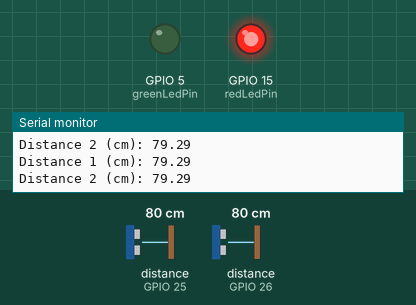
A sketch run on a simulated ESP32. Parts: output pins drawn as LEDs (lit = HIGH), the last lines printed to the serial monitor. Wiring (inferred from the names in the program): 2 × ultrasonic range finder: trigger GPIO 32, echo GPIO 25 / trigger GPIO 33, echo GPIO 26. Inputs (shaded band) come from the test bench; at power-on: distance to the obstacle (sensors on GPIO 26, GPIO 25) 80 cm. The echo pulse lasts 58.3 µs per cm; pins used as bus, display or sensor lines are not drawn.

Above: at 1.8 s.
1.9 s: distance to the obstacle (sensor on GPIO 26) set to 2 cm
At 10.8 s:
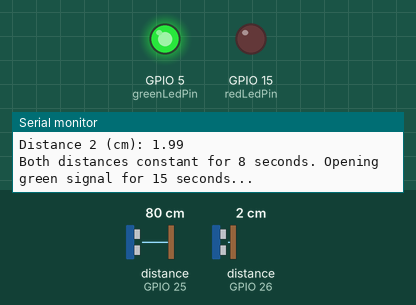
Timing chart, 0 to 33.7 s (numbered marks = the images above; inputs shaded):
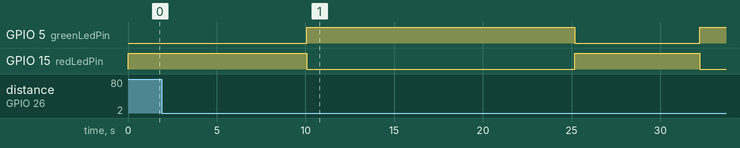

The sketch:

case1.ino
```cpp
const int trigPin1 = 32;        // Trigger pin for the first ultrasonic sensor
const int echoPin1 = 25;        // Echo pin for the first ultrasonic sensor
const int trigPin2 = 33;        // Trigger pin for the second ultrasonic sensor
const int echoPin2 = 26;        // Echo pin for the second ultrasonic sensor
const int greenLedPin = 5;      // Pin for the green traffic light
const int redLedPin = 15;       // Pin for the red traffic light

#define SOUND_VELOCITY 0.034     // Speed of sound used to calculate distance

long duration1, duration2;       // Durations for both sensors
float distanceCm1, distanceCm2;  // Distances for both sensors
float lastDistanceCm1 = -1;      // Last distance value for sensor 1
float lastDistanceCm2 = -1;      // Last distance value for sensor 2
unsigned long lastTime1 = 0;      // Last time for sensor 1
unsigned long lastTime2 = 0;      // Last time for sensor 2
unsigned long greenSignalStartTime = 0; // Start time for green signal
unsigned long redSignalStartTime = 0;    // Start time for red signal
bool signalOpen = false;          // To indicate if the green signal is active
bool redSignalActive = false;     // To indicate if the red signal is active

void setup() {
  Serial.begin(115200);           // Start the serial communication

  // Set up pins for the first ultrasonic sensor
  pinMode(trigPin1, OUTPUT);      // Set trigPin1 as an Output
  pinMode(echoPin1, INPUT);       // Set echoPin1 as an Input

  // Set up pins for the second ultrasonic sensor
  pinMode(trigPin2, OUTPUT);      // Set trigPin2 as an Output
  pinMode(echoPin2, INPUT);       // Set echoPin2 as an Input

  // Set up LED pins
  pinMode(greenLedPin, OUTPUT);   // Set the green LED as an Output
  pinMode(redLedPin, OUTPUT);      // Set the red LED as an Output

  // Initially, set both signals to off
  digitalWrite(greenLedPin, LOW); // Green signal is off
  digitalWrite(redLedPin, HIGH);  // Red signal is on
}

void loop() {
  // Reset the first ultrasonic sensor
  digitalWrite(trigPin1, LOW);
  delayMicroseconds(2);
  digitalWrite(trigPin1, HIGH);
  delayMicroseconds(10);
  digitalWrite(trigPin1, LOW);

  // Read the echo from the first ultrasonic sensor
  duration1 = pulseIn(echoPin1, HIGH);
  distanceCm1 = duration1 * SOUND_VELOCITY / 2;

  // Reset the second ultrasonic sensor
  digitalWrite(trigPin2, LOW);
  delayMicroseconds(2);
  digitalWrite(trigPin2, HIGH);
  delayMicroseconds(10);
  digitalWrite(trigPin2, LOW);

  // Read the echo from the second ultrasonic sensor
  duration2 = pulseIn(echoPin2, HIGH);
  distanceCm2 = duration2 * SOUND_VELOCITY / 2;

  // Print distances on the Serial Monitor
  Serial.print("Distance 1 (cm): ");
  Serial.println(distanceCm1);
  Serial.print("Distance 2 (cm): ");
  Serial.println(distanceCm2);

  // Check if both distances are constant (within 1 cm)
  if (abs(distanceCm1 - lastDistanceCm1) < 1.0 && abs(distanceCm2 - lastDistanceCm2) < 1.0) {
    // If both distances are constant for 8 seconds and green light is not open
    if (millis() - lastTime1 >= 8000 && !signalOpen) {
      Serial.println("Both distances constant for 8 seconds. Opening green signal for 15 seconds...");
      digitalWrite(greenLedPin, HIGH);  // Turn on the green light
      digitalWrite(redLedPin, LOW);     // Turn off the red light
      signalOpen = true;                // Mark the signal as open
      greenSignalStartTime = millis();  // Record the signal open time
    }
  } else {
    // Reset the timer for sensor 1 if the distance changes
    lastTime1 = millis();
  }

  // Check if the green signal is open
  if (signalOpen && millis() - greenSignalStartTime >= 15000) {
    Serial.println("Closing green signal after 15 seconds.");
    digitalWrite(greenLedPin, LOW);    // Turn off the green light
    digitalWrite(redLedPin, HIGH);     // Turn on the red light
    signalOpen = false;                 // Reset the signal state
    lastTime1 = millis();               // Reset the time for the next cycle
  }

  // Scenario 2: If the first sensor is constant but the second sensor is fluctuating
  if (abs(distanceCm1 - lastDistanceCm1) < 1.0 && abs(distanceCm2 - lastDistanceCm2) >= 1.0) {
    if (!redSignalActive) {
      Serial.println("Red signal active due to distance instability on sensor 2.");
      digitalWrite(redLedPin, HIGH);    // Turn on the red light (activate red signal)
      redSignalActive = true;           // Set red signal as active
      redSignalStartTime = millis();    // Record when the red signal became active
      digitalWrite(greenLedPin, LOW);   // Ensure green light is off when red is on
    }
  }

  // If red signal is active for 30 seconds
  if (redSignalActive && millis() - redSignalStartTime >= 30000) {
    Serial.println("Closing red signal after 30 seconds.");
    digitalWrite(redLedPin, LOW);     // Turn off the red light
    redSignalActive = false;           // Reset red signal state
    digitalWrite(greenLedPin, HIGH);   // Turn on the green light for 15 seconds
    signalOpen = true;                 // Mark the signal as open
    greenSignalStartTime = millis();   // Record the time when the green signal is turned on
    lastTime1 = millis();              // Reset the time for the next cycle
    delay(15000);                      // Keep red signal off for 15 seconds
  }

  // Update the last distance values for both sensors
  lastDistanceCm1 = distanceCm1;
  lastDistanceCm2 = distanceCm2;

  delay(1000);  // Wait for a second before measuring again
}
```
